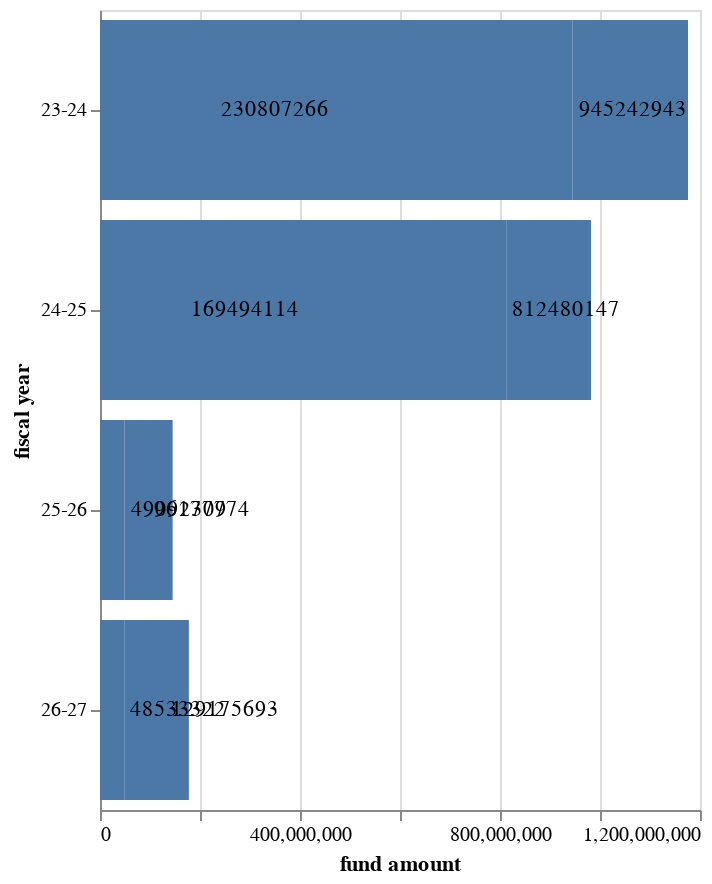

Here is the notebook cell this chart was saved with:
### Code cell
display(by_year)
make_bar(
    by_year,
    y_axis="fiscal year",
    x_axis="fund amount",
)

### Figure 1 — Vega-Lite specification as saved in the notebook (floating-point values rounded to 4 significant figures)
{"config": {"view": {"continuousWidth": 300, "continuousHeight": 300}}, "layer": [{"mark": {"type": "bar"}, "encoding": {"x": {"field": "fund amount", "type": "quantitative"}, "y": {"field": "fiscal year", "type": "nominal"}}}, {"mark": {"type": "text", "align": "left", "baseline": "middle", "dx": 3}, "encoding": {"text": {"field": "fund amount", "type": "quantitative"}, "x": {"field": "fund amount", "type": "quantitative"}, "y": {"field": "fiscal year", "type": "nominal"}}}], "data": {"name": "data-a7e1deb4b2d7757328984cb1370701fb"}, "height": 400, "width": "container", "$schema": "https://vega.github.io/schema/vega-lite/v5.17.0.json", "datasets": {"data-a7e1deb4b2d7757328984cb1370701fb": [{"fiscal year": "23-24", "project type": "capital", "fund amount": 945242943}, {"fiscal year": "23-24", "project type": "operating", "fund amount": 230807266}, {"fiscal year": "24-25", "project type": "capital", "fund amount": 812480147}, {"fiscal year": "24-25", "project type": "operating", "fund amount": 169494114}, {"fiscal year": "25-26", "project type": "capital", "fund amount": 49092309}, {"fiscal year": "25-26", "project type": "operating", "fund amount": 96177774}, {"fiscal year": "26-27", "project type": "capital", "fund amount": 48533322}, {"fiscal year": "26-27", "project type": "operating", "fund amount": 129175693}]}}
